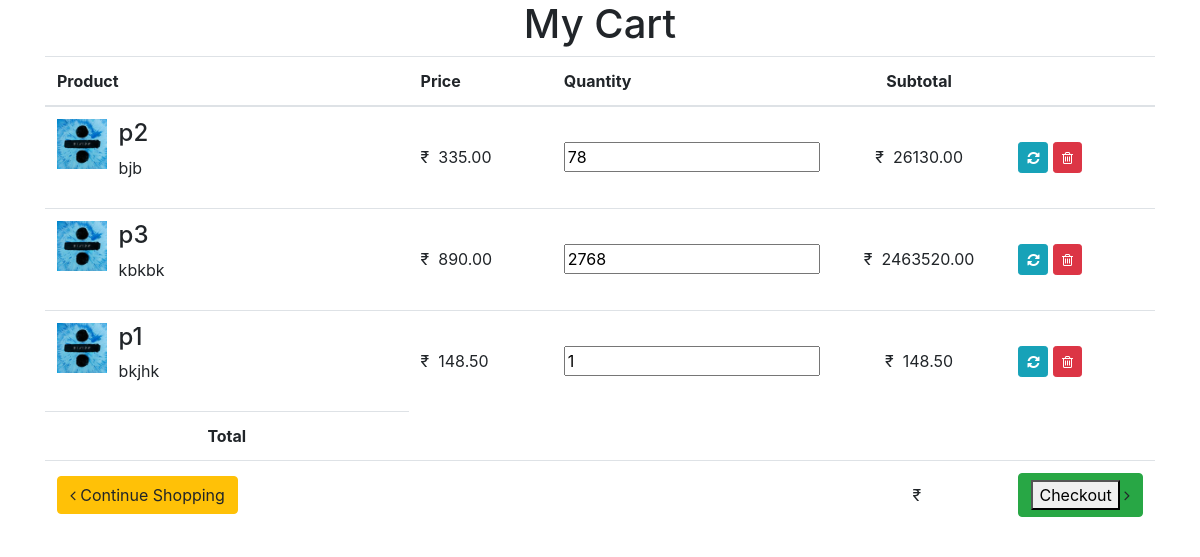
The app's page /products/mycart/ (signed in) with its own data.
### cart/models.py (models this page shows, shortened)
class Cart(models.Model):
    customer = models.ForeignKey(Customer, on_delete=models.CASCADE)
    product = models.ForeignKey(ProductData,on_delete=models.CASCADE)
    quantity = models.IntegerField(default=1,null=True)
    total_price = models.DecimalField(null=True,decimal_places=2,max_digits=50)
    status = models.BooleanField(default=False)

### products/models.py (models this page shows, shortened)
class ProductData(models.Model):
	name = models.CharField(null=False, max_length=500)
	description = models.CharField(max_length=500,null=False)
	category = models.ForeignKey(CategoryData,null=False,on_delete=models.CASCADE)
	image = models.FileField()
	sub_category_name = ChainedForeignKey(SubCategoryData, chained_field="category",
                                          chained_model_field="category", null=True)
	brand = models.CharField(null=True, max_length=100)
	mass = models.DecimalField(null=False,decimal_places=2,max_digits=50,default=1)
	unit = models.CharField(max_length=500, blank=False, null=False, default='Kg', choices=STATUS_CHOICES)
	available = models.BooleanField(default=False)
	price = models.DecimalField(null=True,decimal_places=2,max_digits=50)
	discount_percentage = models.DecimalField(null=True,decimal_places=2,max_digits=50)
	discounted_price = models.DecimalField(null=True,decimal_places=2,max_digits=50)
	reviews = models.ManyToManyField('user_panel.Review',blank=True)

### products/views.py (the view)
def mycart(request):
	if request.method=="GET":
		customer = Customer.objects.get(user_id=request.user.id)
		items = Cart.objects.filter(customer_id=customer.id)
		return render(request,'products/cart.html',{'items':items,'customer':customer})

### templates/products/cart.html (shortened to what this page needs)
<!DOCTYPE html>
<html>
<head>
</head>
<link rel="stylesheet" href="https://maxcdn.bootstrapcdn.com/bootstrap/4.0.0/css/bootstrap.min.css">
<link rel="stylesheet" href="https://cdnjs.cloudflare.com/ajax/libs/font-awesome/4.7.0/css/font-awesome.min.css">
<body>
<div class="container">
	<h1 align="center">My Cart</h1>
	<table id="cart" class="table table-hover table-condensed">
    				<thead>
						<tr>
							<th style="width:50%">Product</th>
							<th style="width:10%">Price</th>
							<th style="width:8%">Quantity</th>
							<th style="width:22%" class="text-center">Subtotal</th>
							<th style="width:10%"></th>
						</tr>
					</thead>
					<form id="main">
					<tbody id="parent">
						{% for item in items %}
						<tr>
							<td data-th="Product">
								<div class="row">
									<div class="col-sm-2 hidden-xs"><img height="50px" width="50px" src="{{item.product.image.url}}"/></div>
									<div class="col-sm-10">
										<h4 class="nomargin">{{item.product.name}}</h4>
										<p>{{item.product.description}}</p>
									</div>
								</div>
							</td>
								<td data-th="Price" width="20%"><span>&#8377;&nbsp;</span>
									<span>{{ item.product.discounted_price }}</span></td>
							<td data-th="Quantity">
								<input type="number" onchange="update(this);"
onkeyup="this.onchange();" onpaste="this.onchange();" oninput="this.onchange();" value="{{item.quantity}}">
							</td>
							<td data-th="Subtotal" class="text-center">
								<span>&#8377;&nbsp;</span>
								<span>{{ item.total_price }}</span>
							</td>
							<td class="actions" data-th="">
								<button class="btn btn-info btn-sm"><i class="fa fa-refresh"></i></button>
								<a href="{% url 'products:delete_from_cart' item.id %}"><button class="btn btn-danger btn-sm"><i class="fa fa-trash-o"></i></button>	</a>
							</td>
						</tr>
						{% endfor %}
					</tbody>
					<tfoot>
						<tr class="visible-xs">
							<td class="text-center"><strong>Total </strong></td>
						</tr>
						<tr>
							<td><a href="{% url 'products:index' %}" class="btn btn-warning"><i class="fa fa-angle-left"></i> Continue Shopping</a></td>
							<td colspan="2" class="hidden-xs"></td>
							<td class="hidden-xs text-center">&#8377;&nbsp;<strong id="gTotal">0</strong></td>
							<td><a class="btn btn-success btn-block"><button type="submit">Checkout</button> <i class="fa fa-angle-right"></i></a></td>
						</tr>
					</tfoot>
				</table>
</div>
</body>
</html>

### templates/products/cart.html (style rules this page uses)
.table>tbody>tr>td, .table>tfoot>tr>td { vertical-align: middle; }

### records on screen
Cart: product.image (picture), product.name "p2", product.description "bjb", product.discounted_price "335.00", quantity "78", total_price "26130.00"
Cart: product.image (picture), product.name "p3", product.description "kbkbk", product.discounted_price "890.00", quantity "2768", total_price "2463520.00"
Cart: product.image (picture), product.name "p1", product.description "bkjhk", product.discounted_price "148.50", quantity "1", total_price "148.50"
